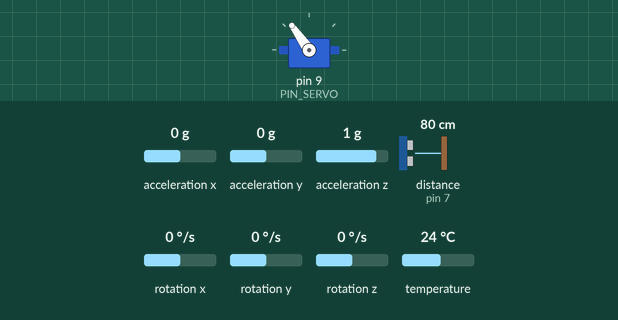
Recording of a sketch running on a simulated Arduino Uno, built with avr-gcc and run on an emulated ATmega328P. Shown: servo. The test bench sets the inputs (shaded band); at power-on: distance to the obstacle (sensor on pin 7) 80 cm, acceleration x 0 g, acceleration y 0 g, acceleration z 1 g, rotation x 0 °/s, rotation y 0 °/s, rotation z 0 °/s, temperature 24 °C. The echo pulse lasts 58.3 µs per cm; what the sketch prints to the serial monitor is not drawn.

Above: at 3.4 s.
3.5 s: distance to the obstacle (sensor on pin 7) set to 2 cm
At 4.3 s:
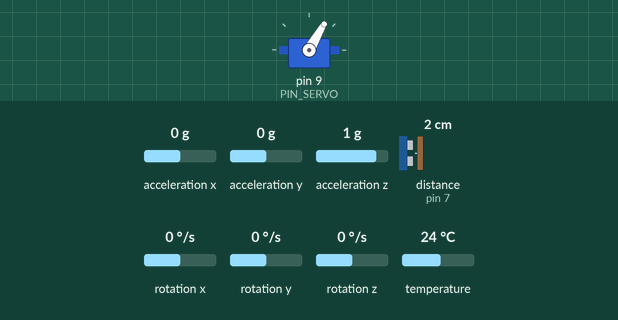
5.0 s: distance to the obstacle (sensor on pin 7) set to 35 cm
At 5.5 s:
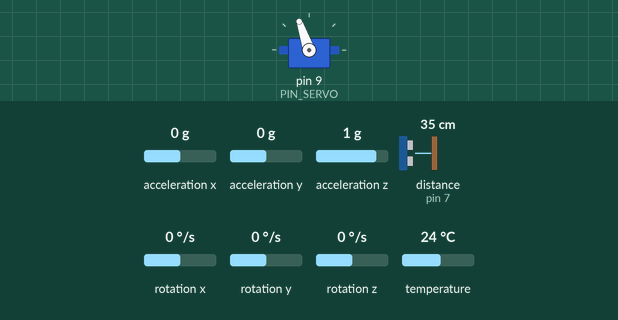
6.5 s: distance to the obstacle (sensor on pin 7) set to 9 cm
At 7.8 s:
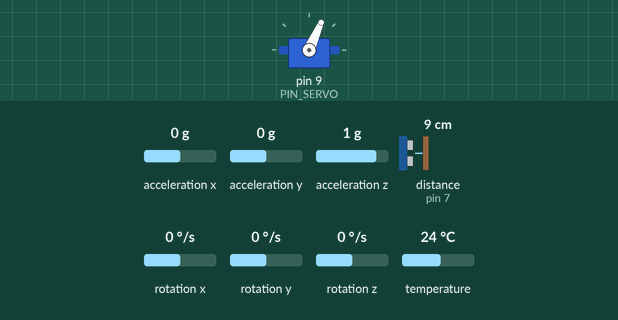
8.3 s: distance to the obstacle (sensor on pin 7) set to 60 cm
At 9.2 s:
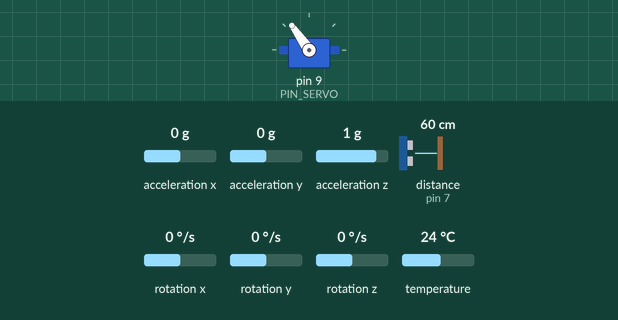
Timing chart, 0 to 10.8 s (numbered marks = the images above; inputs shaded):
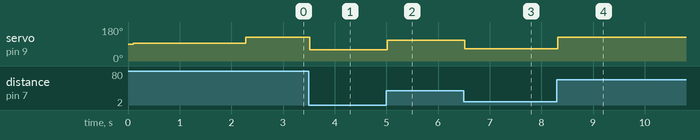

The sketch:

control_p.ino
```cpp
#include <Adafruit_MPU6050.h>
#include <NewPing.h>
#include <Servo.h>

#define PI 3.14159265359

#define MAX_DELAY_US 16383

#define ADC_BITS 10
#define ADC_MAX  ((2 << ADC_BITS) - 1)

#define BAUD_RATE  115200
#define SEND_COUNT 3

#define CONTROL_PERIOD_US  20000 // 20 ms (50 Hz)
#define DT                 (CONTROL_PERIOD_US / 1e6)

#define BEAM_MID_M 0.180 // Mitad de la longitud de la barra en metros (MEDIR)
#define CART_MID_M 0.028  // Mitad de la longitud del carro (MEDIR)

#define CALIB_ITERS 25 // Medio segundo de calibración

#define SERVO_AMP_DEG 90
#define SERVO_MOVE_MAX 30
#define SERVO_MIN_US  500
#define SERVO_MAX_US  2500

#define SONAR_MAX_CM   50
#define SONAR_US_PER_M 5831

#define PIN_POT   A3
#define PIN_SERVO 9
#define PIN_TRIG  6
#define PIN_ECHO  7

#define ALPHA 0.05

#define CALIBRATE 1

unsigned long last_time;

Servo servo;
NewPing sonar(PIN_TRIG, PIN_ECHO, SONAR_MAX_CM);
Adafruit_MPU6050 mpu;

float gyro_bias;
float acc_bias;

void setup() {
  Serial.begin(BAUD_RATE);
  servo.attach(PIN_SERVO);

  if (!mpu.begin()) {
    Serial.println("Failed to find MPU6050!");
    while (1) {
      delay(100);
    }
  }

  mpu.setAccelerometerRange(MPU6050_RANGE_8_G);
  mpu.setGyroRange(MPU6050_RANGE_500_DEG);
  mpu.setFilterBandwidth(MPU6050_BAND_44_HZ);

  delay(100);

  moveServo(0);

  delay(2000);

#if CALIBRATE
  sensors_event_t a, g, temp;
  mpu.getEvent(&a, &g, &temp);
  gyro_bias = g.gyro.x;

  acc_bias = 0;
  for (int i = 0; i < CALIB_ITERS; i++){
    delayMicroseconds(CONTROL_PERIOD_US);
    mpu.getEvent(&a, &g, &temp);
    acc_bias += atan2(a.acceleration.y, a.acceleration.z) * 180.0 / PI;
  }
  acc_bias /= CALIB_ITERS;
#else
  // Valores a mano
  gyro_bias = 0;
  acc_bias  = 0;
#endif

  Serial.print("Gyro bias: ");
  Serial.println(gyro_bias);
  Serial.print("Acc bias:  ");
  Serial.println(acc_bias);

  // Siempre debe ser la última línea del setup
  last_time = micros();
}

void loop() {
  runPeriodicallyMicros(CONTROL_PERIOD_US);

  const float Kp = -150;

  static float ang = 0;

  float ref = 0.1;
  float pos = readPosition();
  ang = estimateAngle(ang);

  float e = ref - pos;
  float u = Kp * e;

  moveServo(u);

  float datos[] = { e, u, pos };
  matlab_send(datos);
}

/// Toma valores entre -90 y 90 grados.
/// Satura valores por fuera de ese rango.
void moveServo(float angle) {
  angle = saturate(angle, -SERVO_MOVE_MAX, SERVO_MOVE_MAX);
  unsigned int us = remap(angle, -SERVO_AMP_DEG, SERVO_AMP_DEG, SERVO_MIN_US, SERVO_MAX_US);
  servo.writeMicroseconds(us);
}

/// Devuelve la posición del centro del carrito
/// respecto del centro de la barra, en metros.
float readPosition() {
  float distance = readSonar();
  return distance + CART_MID_M - BEAM_MID_M;
}

/// Devuelve una posición de referencia para el carrito
/// respecto del centro de la varilla, en metros.
float readReference() {
  float value = analogRead(PIN_POT);
  return remap(value, 0, ADC_MAX, -BEAM_MID_M, BEAM_MID_M);
}

/// Devuelve el ángulo de la barra filtrado con un filtro complementario.
float estimateAngle(float prev_ang) {
  sensors_event_t a, g, temp;
  mpu.getEvent(&a, &g, &temp);

  float ang_gyro = prev_ang + DT * (g.gyro.x - gyro_bias) * 180.0 / PI;
  float ang_acc = atan2(a.acceleration.y, a.acceleration.z) * 180.0 / PI - acc_bias;

  return ALPHA * ang_acc + (1 - ALPHA) * ang_gyro;
}

float readSonar() {
  unsigned int us = sonar.ping();
  if (us == 0) {
    return (float)SONAR_MAX_CM / 100.0;
  }
  return (float)us / SONAR_US_PER_M;
}

void matlab_send(float data[SEND_COUNT]){
  // Envío de header
  Serial.write("abcd");

  for (int i = 0; i < SEND_COUNT; i++) {
    byte * b = (byte *) &data[i];
    Serial.write(b, sizeof(float));
  }
}

float remap(float x, float from_min, float from_max, float to_min, float to_max) {
  return (x - from_min) / (from_max - from_min) * (to_max - to_min) + to_min;
}

float saturate(float x, float min, float max) {
  if (x > max) {
    x = max;
  } else if (x < min) {
    x = min;
  }
  return x;
}

void runPeriodicallyMicros(unsigned long period) {
  unsigned long curr_time = micros();
  unsigned long elapsed = curr_time - last_time;
  long sleep_time = (long)(period - elapsed);
  last_time += period;

  if (sleep_time > 0) {
    delayMicrosecondsFixed(sleep_time);
  }
}

void delayMicrosecondsFixed(unsigned long us) {
  while (us > MAX_DELAY_US) {
    us -= MAX_DELAY_US;
    delayMicroseconds(MAX_DELAY_US);
  }
  delayMicroseconds(us);
}
```

Measured:
- after the input at 3.5 s, servo on pin 9 (PIN_SERVO): 125° → 60° at once
- after the input at 5.0 s, servo on pin 9 (PIN_SERVO): 60° → 109° at once
- after the input at 6.5 s, servo on pin 9 (PIN_SERVO): 109° → 66° at once
- after the input at 8.3 s, servo on pin 9 (PIN_SERVO): 66° → 125° at once
